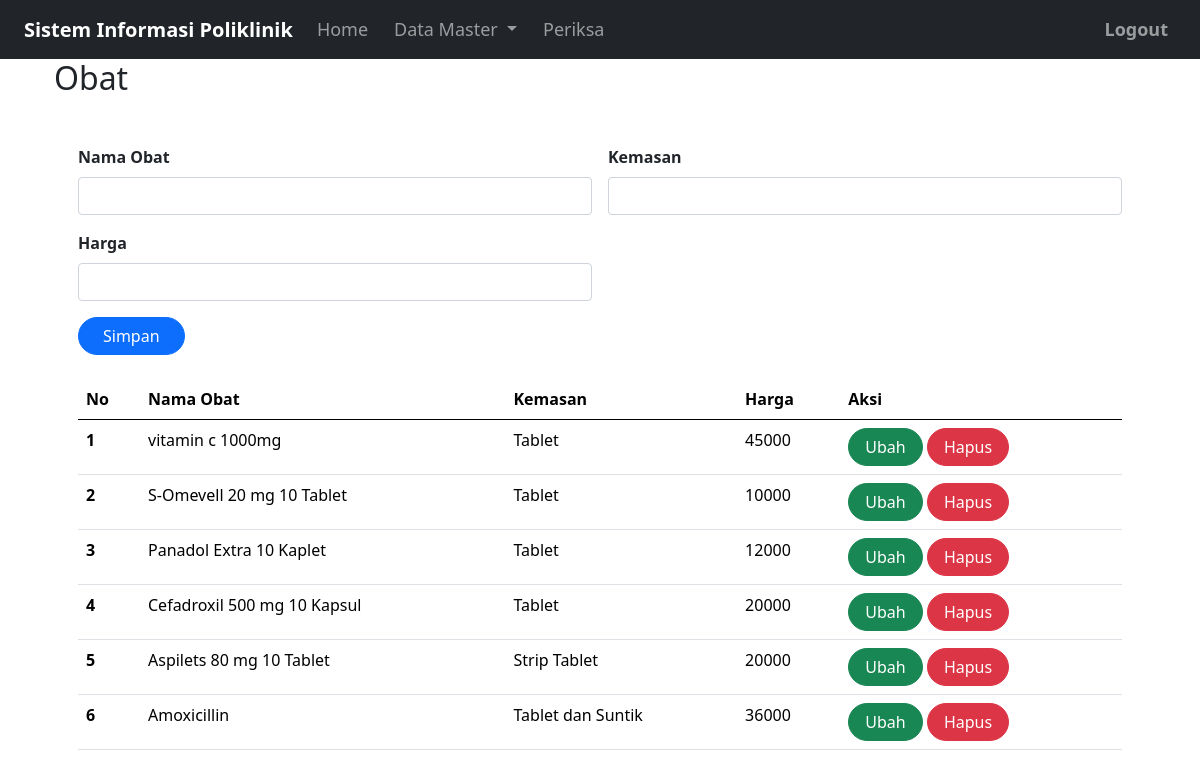
/index.php?page=obat (signed in), run on the app's committed database.
### tables this page shows
CREATE TABLE `obat` (
  `id` int(11) UNSIGNED NOT NULL,
  `nama_obat` varbinary(50) DEFAULT NULL,
  `kemasan` varchar(35) DEFAULT NULL,
  `harga` int(11) DEFAULT NULL
);

### obat.php (the view, shortened to what this page needs)
<?php
include_once("koneksi.php");
$nama_obat = '';
$kemasan = '';
$harga = '';
?>
<!DOCTYPE html>
<html lang="en">
<head>
    <link rel="stylesheet" href="assets/css/bootstrap.css">
    <link href="https://cdn.jsdelivr.net/npm/bootstrap@5.0.2/dist/css/bootstrap.min.css" rel="stylesheet">
</head>
<body>
    <div class="container mt-5">
        <form class="row g-3" method="POST" action="" name="myForm" onsubmit="return(validate());">
            <div class="col-md-6">
                <label for="nama_obat" class="form-label fw-bold">Nama Obat</label>
                <input type="text" class="form-control" id="nama_obat" name="nama_obat" value="<?php echo $nama_obat ?>" required>
            </div>
            <div class="col-md-6">
                <label for="kemasan" class="form-label fw-bold">Kemasan</label>
                <input type="text" class="form-control" id="kemasan" name="kemasan" value="<?php echo $kemasan ?>" required>
            </div>
            <div class="col-md-6">
                <label for="harga" class="form-label fw-bold">Harga</label>
                <input type="text" class="form-control" id="harga" name="harga" value="<?php echo $harga ?>" required>
            </div>
            <div class="col-12">
                <button type="submit" class="btn btn-primary rounded-pill px-4" name="simpan">Simpan</button>
            </div>
        </form>
        <div class="table-responsive mt-4">
            <table class="table table-hover">
                <thead>
                    <tr>
                        <th scope="col">No</th>
                        <th scope="col">Nama Obat</th>
                        <th scope="col">Kemasan</th>
                        <th scope="col">Harga</th>
                        <th scope="col">Aksi</th>
                    </tr>
                </thead>
                <tbody>
                    <?php
                    $query = "SELECT * FROM obat ORDER BY nama_obat DESC";
                    $result = $mysqli->query($query);
                    $no = 1;
                    while ($data = $result->fetch_assoc()) {
                        ?>
                        <tr>
                            <th scope="row"><?php echo $no++ ?></th>
                            <td><?php echo $data['nama_obat'] ?></td>
                            <td><?php echo $data['kemasan'] ?></td>
                            <td><?php echo $data['harga'] ?></td>
                            <td>
                                <a class="btn btn-success rounded-pill px-3" href="index.php?page=obat&id=<?php echo $data['id'] ?>">Ubah</a>
                                <a class="btn btn-danger rounded-pill px-3" href="index.php?page=obat&id=<?php echo $data['id'] ?>&aksi=hapus">Hapus</a>
                            </td>
                        </tr>
                        <?php
                    }
                    ?>
                </tbody>
            </table>
        </div>
    </div>
</body>
</html>

### index.php (shortened to what this page needs)
<!DOCTYPE html>
<?php
if (isset($_SESSION['loggedin']) && $_SESSION['loggedin'] === true) {
    $navbar_text = 'Logout';
    $navbar_link = 'logout.php';
} else {
    $navbar_text = 'Login';
    $navbar_link = 'index.php?page=loginUser';
    $show_signup = true;
}
?>
<!DOCTYPE html>
<html lang="en">
<head>
    <link rel="stylesheet" href="assets/css/bootstrap.css">
    <link href="https://cdn.jsdelivr.net/npm/bootstrap@5.0.2/dist/css/bootstrap.min.css"
    rel="stylesheet"
>
</head>
<body>
<nav class="navbar navbar-expand-lg  navbar-dark bg-dark">
    <div class="container-fluid">
        <a class="navbar-brand" href="index.php">
        Sistem Informasi Poliklinik
        </a>
        <div class="collapse navbar-collapse" id="navbarNavDropdown">
        <ul class="navbar-nav">
            <li class="nav-item">
                <a class="nav-link" aria-current="page" href="index.php">
                    Home
                </a>
            </li>
            <li class="nav-item dropdown">
                <a class="nav-link dropdown-toggle" href="#" role="button"
                data-bs-toggle="dropdown" aria-expanded="false">
                    Data Master
                </a>
            </li>
            <li class="nav-item">
                <a class="nav-link"
                href="index.php?page=periksa">
                    Periksa
                </a>
            </li>
        </ul>
        <ul class="navbar-nav ms-auto">
            <li class="nav-item">
                <a class="nav-link" href="<?php echo $navbar_link; ?>">
                    <?php echo $navbar_text; ?>
                </a>
            </li>
        </ul>
        </div>
    </div>
    </nav>
    <main role="main" class="container">
        <?php
            if (isset($_GET['page'])) {
                ?>
                    <h2><?php echo ucwords($_GET['page']) ?></h2>
                <?php
                include($_GET['page'] . ".php");
            }
        ?>
    </main>
</body>
</html>

### index.php (style rules this page uses)
body { background-color: #f8f9fa; }
.navbar-brand { font-size: 24px; font-weight: bold; }
.navbar-nav .nav-link { font-size: 18px; }
.navbar-nav .nav-item { margin-right: 10px; }
.navbar-nav.ms-auto .nav-link { font-weight: bold; }
.navbar-nav.ms-auto .nav-item:last-child { margin-right: 0; }

### data on the page
obat: nama_obat "vitamin c 1000mg", kemasan "Tablet", harga "45000"
obat: nama_obat "S-Omevell 20 mg 10 Tablet", kemasan "Tablet", harga "10000"
obat: nama_obat "Panadol Extra 10 Kaplet", kemasan "Tablet", harga "12000"
obat: nama_obat "Cefadroxil 500 mg 10 Kapsul", kemasan "Tablet", harga "20000"
obat: nama_obat "Aspilets 80 mg 10 Tablet", kemasan "Strip Tablet", harga "20000"
obat: nama_obat "Amoxicillin", kemasan "Tablet dan Suntik", harga "36000"

### other printed values
$navbar_text "Logout"
$_GET['page'] "Obat"
